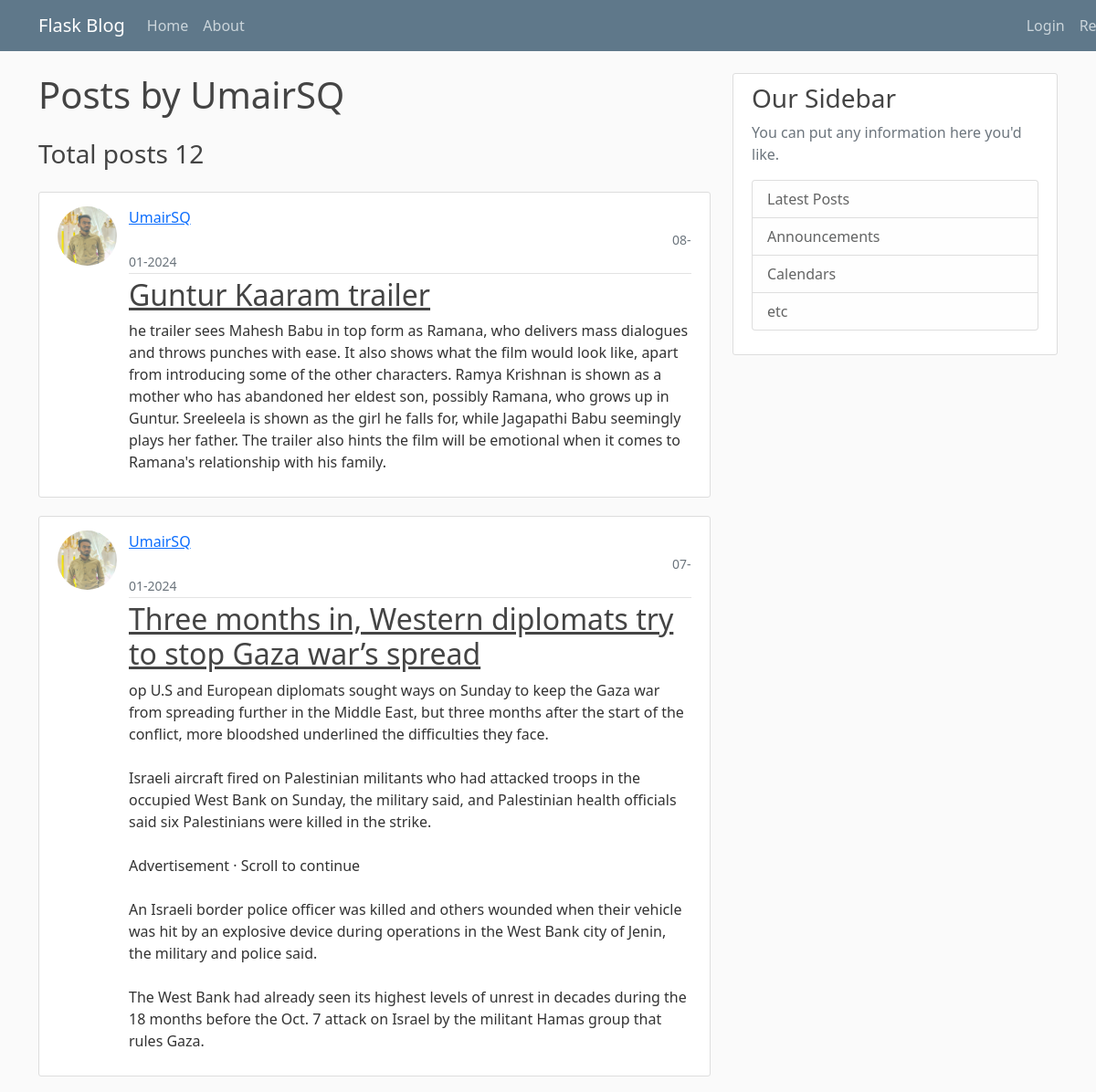
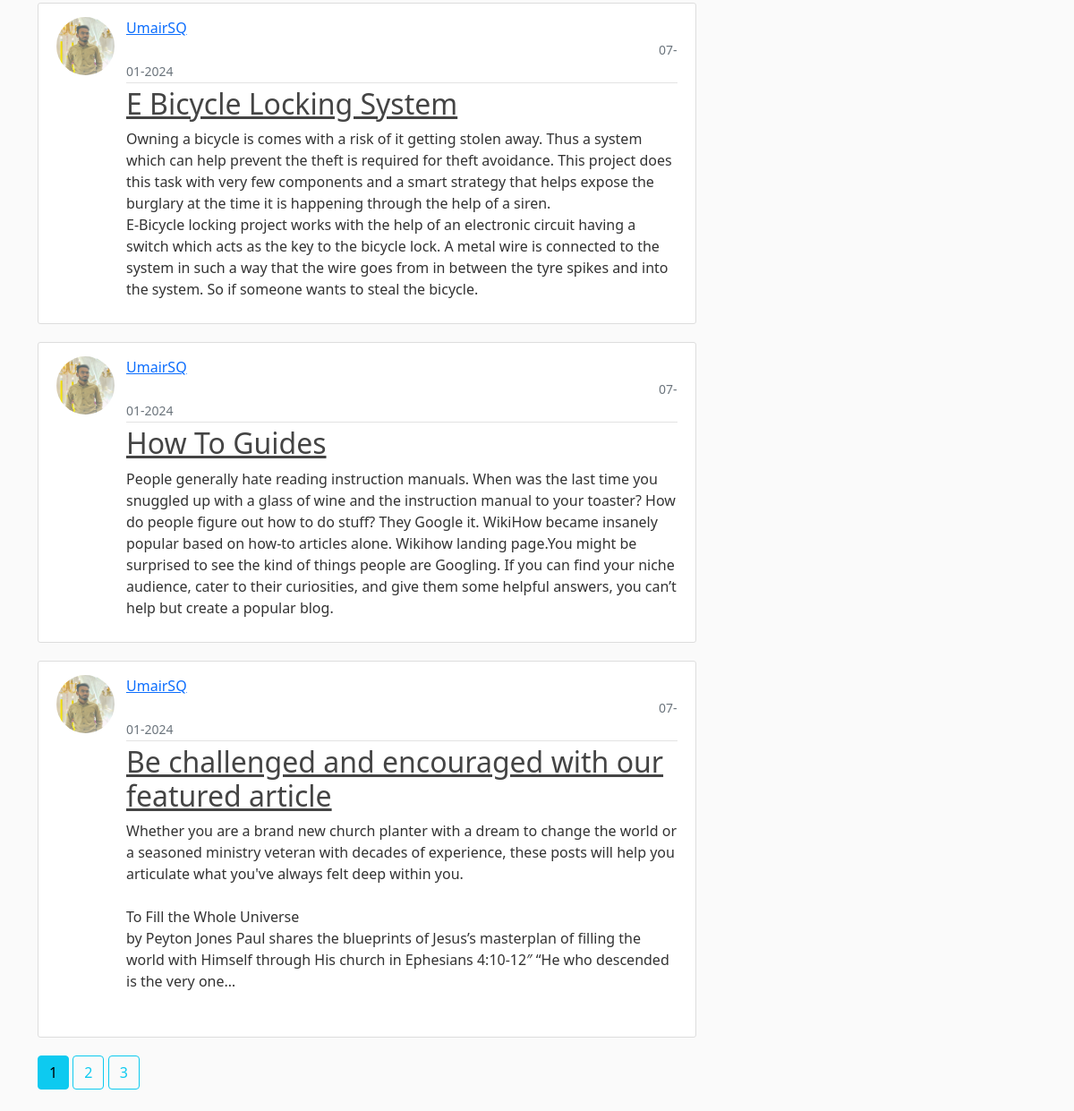
The app's page /user/UmairSQ with its own data (2 pictures, top to bottom).
### flaskblog/models.py (models this page shows, shortened)
class User(db.Model, UserMixin):
    id = db.Column(db.Integer, primary_key=True)
    username = db.Column(db.String(20), unique=True, nullable=False)
    email = db.Column(db.String(35), unique=True, nullable=False)
    password = db.Column(db.String(30), nullable=False)
    image_file = db.Column(db.String(60), nullable=False, default='default.jpg')
    posts = db.relationship('Post', backref='author', lazy=True)

class Post(db.Model):
    id = db.Column(db.Integer, primary_key=True)
    title = db.Column(db.String(100), nullable=True)
    date_posted = db.Column(db.DateTime, nullable=False, default=datetime.utcnow)
    content = db.Column(db.Text, nullable=False)
    user_id = db.Column(db.Integer, db.ForeignKey('user.id'), nullable=False)

### flaskblog/routes.py (the view)
@app.route('/user/<string:username>')
def user_post(username):                                                                            # when clicked on the username on the post then this route will display
    page = request.args.get('page', 1, type=int)                                                    #the posts of that user only in latest-oldest pattern
    user = User.query.filter_by(username=username).first_or_404()
    posts = Post.query.filter_by(author=user).order_by(Post.date_posted.desc()).paginate(page=page, per_page=5)
    return render_template('user_post.html', posts=posts, user=user)

### flaskblog/templates/user_post.html (shortened to what this page needs)
{% extends "base.html" %}
{% block content %}
<h1 class="mb-4" >Posts by {{ user.username }}</h1>
<h3 class="mb-4">Total posts {{ posts.total }}  </h3>
{% for post in posts.items %}
<article class="media content-section">
    <img id="move1" class="rounded-circle article-img" src="{{ url_for('static', filename = 'profile_pics/' + post.author.image_file) }}" >
    <div class="media-body" id="move">
        <div class="article-metadata"  >
            <a class="mr-2" href="{{ url_for('user_post', username=post.author.username) }}">{{ post.author.username }}</a>
            <small class="text-muted " style="margin-left:595px">{{ post.date_posted.strftime('%d-%m-%Y') }}</small>
        </div>
        <h2><a class="article-title" href="{{ url_for('post', post_id=post.id) }}">{{ post['title'] }}</a></h2>
        <p class="article-content">{{ post['content'] }}</p>
    </div>
</article>
{% endfor %}
{% for page_num in posts.iter_pages(left_edge=1, right_edge=1, left_current=1, right_current=2) %}
   {% if page_num %}
      {% if posts.page == page_num %}
         <a class="btn btn-info mb-4" href="{{ url_for('user_post', username=user.username, page=page_num) }}">{{ page_num }}</a>
      {% else %}
        <a class="btn btn-outline-info mb-4" href="{{ url_for('user_post', username=user.username, page=page_num) }}">{{ page_num }}</a>
      {% endif %}
   {% else %}
      ...
   {% endif %}
{% endfor %}
{% endblock content %}

### flaskblog/static/main.css (style rules this page uses)
body { background: #fafafa; color: #333333; margin-top: 5rem; }
h1, h2, h3, h4, h5, h6 { color: #444444; }
.content-section { background: #ffffff; padding: 10px 20px; border: 1px solid #dddddd; border-radius: 3px; margin-bottom: 20px; }
.article-title { color: #444444; }
.article-content { white-space: pre-line; }
.article-img { height: 65px; width: 65px; margin-right: 16px; }
.article-metadata { padding-bottom: 1px; margin-bottom: 4px; border-bottom: 1px solid #e3e3e3 }

### flaskblog/templates/user_post.html (style rules this page uses)
#move { margin-left: 78px; margin-top: -65px }
#move1 { margin-top: 5px; }

### records on screen
User: username "UmairSQ"
Post: image_file (picture), author.username "UmairSQ", date_posted "08-01-2024", title "Guntur Kaaram trailer", content "he trailer sees Mahesh Babu in top form as Ramana, who delivers mass dialogues and throws punches with ease. It also shows what the film would look like, apart from introducing some of the other characters. Ramya Krishnan is shown as a mother who has abandoned her eldest son, possibly Ramana, who grows up in Guntur. Sreeleela is shown as the girl he falls for, while Jagapathi Babu seemingly plays her father. The trailer also hints the film will be emotional when it comes to Ramana's relationship with his family."
Post: image_file (picture), author.username "UmairSQ", date_posted "07-01-2024", title "Three months in, Western diplomats try to stop Gaza war’s spread", content "op U.S and European diplomats sought ways on Sunday to keep the Gaza war from spreading further in the Middle East, but three months after the start of the conflict, more bloodshed underlined the difficulties they face. Israeli aircraft fired on Palestinian militants who had attacked troops in the occupied West Bank on Sunday, the military said, and Palestinian health officials said six Palestinians were killed in the strike. Advertisement · Scroll to continue An Israeli border police officer was killed and others wounded when their vehicle was hit by an explosive device during operations in the West Bank city of Jenin, the military and police said. The West Bank had already seen its…"
Post: image_file (picture), author.username "UmairSQ", date_posted "07-01-2024", title "E Bicycle Locking System", content "Owning a bicycle is comes with a risk of it getting stolen away. Thus a system which can help prevent the theft is required for theft avoidance. This project does this task with very few components and a smart strategy that helps expose the burglary at the time it is happening through the help of a siren. E-Bicycle locking project works with the help of an electronic circuit having a switch which acts as the key to the bicycle lock. A metal wire is connected to the system in such a way that the wire goes from in between the tyre spikes and into the system. So if someone wants to steal the bicycle."
Post: image_file (picture), author.username "UmairSQ", date_posted "07-01-2024", title "How To Guides", content "People generally hate reading instruction manuals. When was the last time you snuggled up with a glass of wine and the instruction manual to your toaster? How do people figure out how to do stuff? They Google it. WikiHow became insanely popular based on how-to articles alone. Wikihow landing page.You might be surprised to see the kind of things people are Googling. If you can find your niche audience, cater to their curiosities, and give them some helpful answers, you can’t help but create a popular blog."
Post: image_file (picture), author.username "UmairSQ", date_posted "07-01-2024", title "Be challenged and encouraged with our featured article", content "Whether you are a brand new church planter with a dream to change the world or a seasoned ministry veteran with decades of experience, these posts will help you articulate what you've always felt deep within you. To Fill the Whole Universe by Peyton Jones Paul shares the blueprints of Jesus’s masterplan of filling the world with Himself through His church in Ephesians 4:10-12″ “He who descended is the very one…"

### other values on screen
{{ posts.total }} "12"
{{ page_num }} "1"
{{ page_num }} "2" "3"
